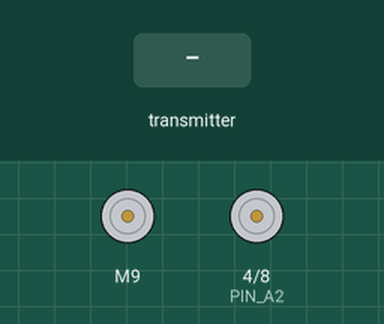
Simulated run of this sketch. Board: Arduino Nano, built with avr-gcc and run on an emulated ATmega328P. On the bench: DC motor (green arrow = forward, orange = backward, longer = faster), motor-driver pin pairs drawn as motors (green arrow = first pin HIGH = forward, orange = second pin HIGH = backward, longer = more drive). Inputs (shaded band) come from the test bench. No radio packets arrive unless stated.

Above: at 1.3 s.
1.4 s: the transmitter starts sending pesan.0 = 0
At 2.3 s:
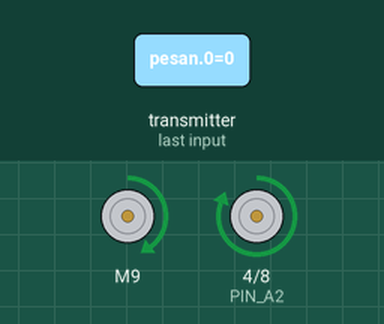
2.9 s: the transmitter starts sending pesan.2 = 512
At 3.6 s:
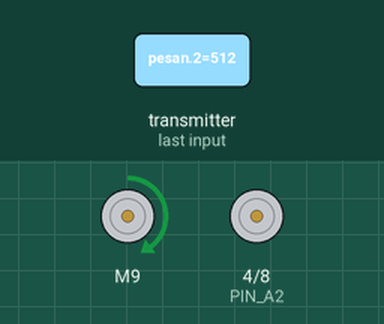
4.4 s: the transmitter starts sending pesan.5 = 256
At 4.9 s:
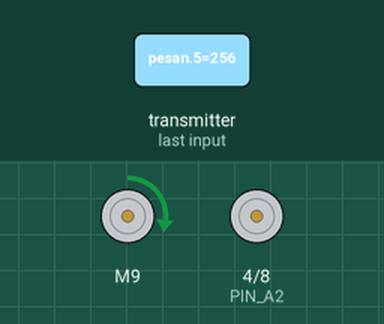
5.9 s: the transmitter starts sending pesan.2 = 0
At 7.1 s:
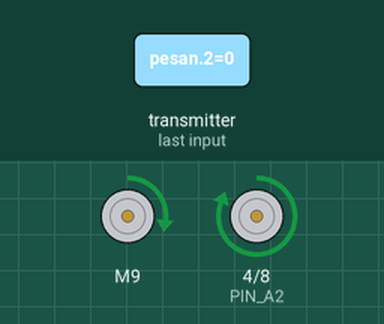
7.4 s: the transmitter starts sending pesan.5 = 512
At 8.1 s:
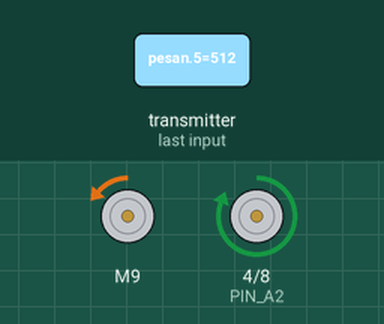
8.9 s: the transmitter starts sending pesan.2 = 1023
At 9.4 s:
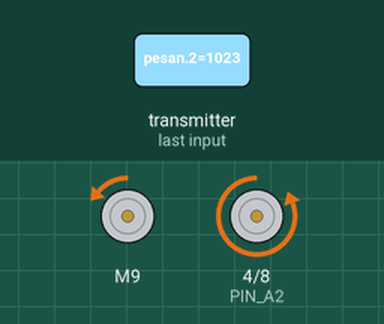
Timing chart, 0 to 11.4 s (numbered marks = the images above; inputs shaded):
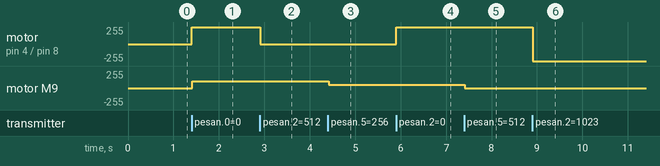

Measured:
- after the input at 1.4 s, motor on pin 4 (PIN_A2) / pin 8 (PIN_B2): stopped → forward 255/255 at once; motor M9: stopped → forward 99/255 at once
- after the input at 2.9 s, motor on pin 4 (PIN_A2) / pin 8 (PIN_B2): forward 255/255 → stopped at once
- after the input at 4.4 s, motor M9: forward 99/255 → forward 49/255 at once
- after the input at 5.9 s, motor on pin 4 (PIN_A2) / pin 8 (PIN_B2): stopped → forward 255/255 at once
- after the input at 7.4 s, motor M9: forward 49/255 → backward 1/255 at once
- after the input at 8.9 s, motor on pin 4 (PIN_A2) / pin 8 (PIN_B2): forward 255/255 → backward 255/255 at once

The sketch:

ArduinoCar_RECIEVER.ino
```cpp
#include<nRF24L01.h>
#include<RF24.h>
#include<SPI.h>
#include <MX1508.h>

#define PIN_A1 9
#define PIN_B1 10
#define PIN_A2 4
#define PIN_B2 8
#define NUMPWM1 2
#define NUMPWM2 1
MX1508 motorA(PIN_A1,PIN_B1, FAST_DECAY, NUMPWM1);

int maju;

RF24 rf24(5,6); // ESP (2,4) (CS, CSN) NANO (7, 8) ATMEGA8(5, 6)
const byte alamat = 255; //disesuaikan dengan transmitter
int pesan[6];
//pesan[0] potensio
//pesan[1] joystick kiri horizontal
//pesan[2] joystick kanan horizontal
//pesan[3] joystick kanan vertikal
//pesan[4] saklar
//pesan[5] joystick kiri vertikal

void setup(){
  pinMode(PIN_A2, OUTPUT);
  pinMode(PIN_B2, OUTPUT);
  delay(100);
  digitalWrite(PIN_A2, LOW);
  digitalWrite(PIN_B2, LOW);

  rf24.begin();
  rf24.openReadingPipe(1, alamat);
  rf24.startListening();
}

void loop(){
  while(rf24.available()){
    digitalWrite(4, HIGH);
    rf24.read(&pesan, sizeof(pesan));

      maju=map(pesan[5],1023,0,-99,99);
      motorA.motorGo(maju);

      if(pesan[2]<480){
        digitalWrite(PIN_A2, HIGH);
        digitalWrite(PIN_B2, LOW);
      }else if(pesan[2]>550){
        digitalWrite(PIN_A2, LOW);
        digitalWrite(PIN_B2, HIGH);
      }else{
        digitalWrite(PIN_A2, LOW);
        digitalWrite(PIN_B2, LOW);
      }
  }
  delay(15);
}
```
